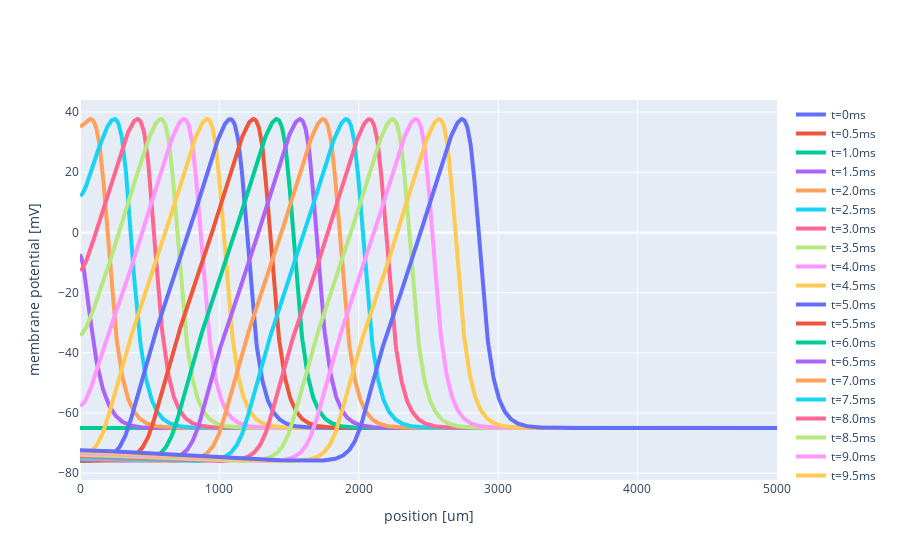

Notebook code cell kept with this figure:
### Code cell
my_plot.show()

### Figure 1 — Plotly figure (JSON) as saved in the notebook; plotly's stock layout.template omitted (floating-point values rounded to 4 significant figures; data arrays with more than 128 entries replaced by an {"elided": "..."} marker saying what was removed)
{"data": [{"line": {"width": 4}, "mode": "lines", "name": "t=0ms", "type": "scatter", "x": {"elided": "1003 float values"}, "y": {"elided": "1003 int values"}}, {"line": {"width": 4}, "mode": "lines", "name": "t=0.5ms", "type": "scatter", "x": {"elided": "1003 float values"}, "y": {"elided": "1003 float values"}}, {"line": {"width": 4}, "mode": "lines", "name": "t=1.0ms", "type": "scatter", "x": {"elided": "1003 float values"}, "y": {"elided": "1003 float values"}}, {"line": {"width": 4}, "mode": "lines", "name": "t=1.5ms", "type": "scatter", "x": {"elided": "1003 float values"}, "y": {"elided": "1003 float values"}}, {"line": {"width": 4}, "mode": "lines", "name": "t=2.0ms", "type": "scatter", "x": {"elided": "1003 float values"}, "y": {"elided": "1003 float values"}}, {"line": {"width": 4}, "mode": "lines", "name": "t=2.5ms", "type": "scatter", "x": {"elided": "1003 float values"}, "y": {"elided": "1003 float values"}}, {"line": {"width": 4}, "mode": "lines", "name": "t=3.0ms", "type": "scatter", "x": {"elided": "1003 float values"}, "y": {"elided": "1003 float values"}}, {"line": {"width": 4}, "mode": "lines", "name": "t=3.5ms", "type": "scatter", "x": {"elided": "1003 float values"}, "y": {"elided": "1003 float values"}}, {"line": {"width": 4}, "mode": "lines", "name": "t=4.0ms", "type": "scatter", "x": {"elided": "1003 float values"}, "y": {"elided": "1003 float values"}}, {"line": {"width": 4}, "mode": "lines", "name": "t=4.5ms", "type": "scatter", "x": {"elided": "1003 float values"}, "y": {"elided": "1003 float values"}}, {"line": {"width": 4}, "mode": "lines", "name": "t=5.0ms", "type": "scatter", "x": {"elided": "1003 float values"}, "y": {"elided": "1003 float values"}}, {"line": {"width": 4}, "mode": "lines", "name": "t=5.5ms", "type": "scatter", "x": {"elided": "1003 float values"}, "y": {"elided": "1003 float values"}}, {"line": {"width": 4}, "mode": "lines", "name": "t=6.0ms", "type": "scatter", "x": {"elided": "1003 float values"}, "y": {"elided": "1003 float values"}}, {"line": {"width": 4}, "mode": "lines", "name": "t=6.5ms", "type": "scatter", "x": {"elided": "1003 float values"}, "y": {"elided": "1003 float values"}}, {"line": {"width": 4}, "mode": "lines", "name": "t=7.0ms", "type": "scatter", "x": {"elided": "1003 float values"}, "y": {"elided": "1003 float values"}}, {"line": {"width": 4}, "mode": "lines", "name": "t=7.5ms", "type": "scatter", "x": {"elided": "1003 float values"}, "y": {"elided": "1003 float values"}}, {"line": {"width": 4}, "mode": "lines", "name": "t=8.0ms", "type": "scatter", "x": {"elided": "1003 float values"}, "y": {"elided": "1003 float values"}}, {"line": {"width": 4}, "mode": "lines", "name": "t=8.5ms", "type": "scatter", "x": {"elided": "1003 float values"}, "y": {"elided": "1003 float values"}}, {"line": {"width": 4}, "mode": "lines", "name": "t=9.0ms", "type": "scatter", "x": {"elided": "1003 float values"}, "y": {"elided": "1003 float values"}}, {"line": {"width": 4}, "mode": "lines", "name": "t=9.5ms", "type": "scatter", "x": {"elided": "1003 float values"}, "y": {"elided": "1003 float values"}}, {"line": {"width": 4}, "mode": "lines", "name": "t=10.0ms", "type": "scatter", "x": {"elided": "1003 float values"}, "y": {"elided": "1003 float values"}}], "layout": {"xaxis": {"title": {"text": "position [um]"}}, "yaxis": {"title": {"text": "membrane potential [mV]"}}}}
